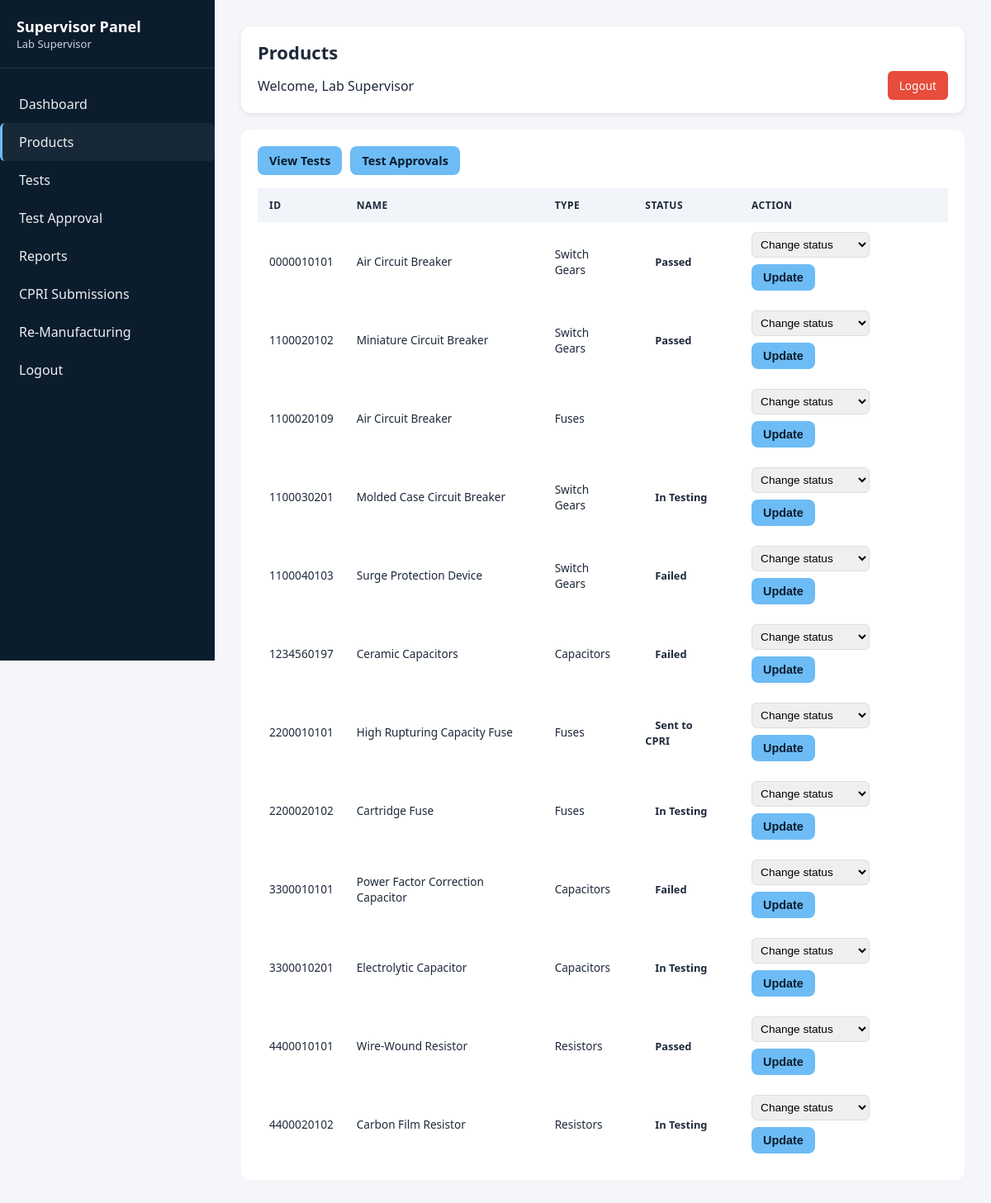
The app's page /backend/supervisor/modules/products/list.php (signed in) with its own data.
### tables this page shows
CREATE TABLE `products` (
  `product_id` varchar(10) NOT NULL,
  `product_type_id` int(11) NOT NULL,
  `product_name` varchar(150) NOT NULL,
  `product_code` varchar(6) NOT NULL,
  `revision_number` varchar(2) NOT NULL,
  `manufacturing_number` varchar(2) NOT NULL,
  `batch_number` varchar(50) DEFAULT NULL,
  `manufacturing_date` date NOT NULL,
  `quantity` int(11) DEFAULT 1,
  `specifications` text DEFAULT NULL,
  `current_status` enum('In Testing','Passed','Failed','Re-Manufacturing','Sent to CPRI') DEFAULT 'In Testing',
  `cpri_submission_date` date DEFAULT NULL,
  `remarks` text DEFAULT NULL,
  `created_by` int(11) NOT NULL,
  `created_at` timestamp NOT NULL DEFAULT current_timestamp(),
  `updated_at` timestamp NOT NULL DEFAULT current_timestamp() ON UPDATE current_timestamp()
);

CREATE TABLE `product_types` (
  `product_type_id` int(11) NOT NULL,
  `product_type_code` varchar(10) NOT NULL,
  `product_type_name` varchar(100) NOT NULL,
  `description` text DEFAULT NULL,
  `is_active` tinyint(1) DEFAULT 1,
  `created_at` timestamp NOT NULL DEFAULT current_timestamp()
);

### backend/supervisor/modules/products/list.php (the view, shortened to what this page needs)
<?php
require_once "../../../config/database.php";
require_once "../../../includes/functions.php";
$user_name = isset($_SESSION['full_name']) ? $_SESSION['full_name'] : 'Supervisor';
$status = $_GET['status'] ?? null;
$query = "SELECT p.*, pt.product_type_name
    FROM products p
    JOIN product_types pt ON p.product_type_id = pt.product_type_id";
if ($status) {
    $query .= " WHERE p.current_status = ?";
    $stmt = $conn->prepare($query);
    $stmt->bind_param("s", $status);
} else {
    $stmt = $conn->prepare($query);
}
$stmt->execute();
$products = $stmt->get_result()->fetch_all(MYSQLI_ASSOC);
?>
<!DOCTYPE html>
<html lang="en">
<head>
<link rel="stylesheet" href="../../public/style.css">
</head>
<body>
    <div class="dashboard-container">
        <aside class="sidebar">
            <div class="sidebar-header">
                <h2>Supervisor Panel</h2>
                <p><?php echo htmlspecialchars($user_name); ?></p>
            </div>
            <ul class="sidebar-menu">
                <li><a href="../../index.php">Dashboard</a></li>
                <li><a href="list.php" class="active">Products</a></li>
                <li><a href="tests.php">Tests</a></li>
                <li><a href="test_approval.php">Test Approval</a></li>
                <li><a href="../reports/index.php">Reports</a></li>
                <li><a href="../cpri/list.php">CPRI Submissions</a></li>
                <li><a href="../remanufacturing/list.php">Re-Manufacturing</a></li>
                <li><a href="../../../logout.php">Logout</a></li>
            </ul>
        </aside>
        <main class="main-content">
            <div class="top-bar">
                <h1>Products <?= $status ? "($status)" : "" ?></h1>
                <div class="user-info">
                    <span>Welcome, <?php echo htmlspecialchars($user_name); ?></span>
                    <a href="../../../logout.php" class="logout-btn">Logout</a>
                </div>
            </div>
            <div class="content-section">
                <div style="margin-bottom:10px; display:flex; gap: 10px; width:100%;"><a href="tests.php" class="btn">View Tests</a> <a href="test_approval.php" class="btn">Test Approvals</a></div>
                <div class="table-responsive">
                <table>
                    <thead>
                        <tr>
                            <th>ID</th>
                            <th>Name</th>
                            <th>Type</th>
                            <th>Status</th>
                            <th>Action</th>
                        </tr>
                    </thead>
                    <tbody>
                        <?php foreach ($products as $p): ?>
                        <tr>
                            <td><?php echo htmlspecialchars($p['product_id']); ?></td>
                            <td><?php echo htmlspecialchars($p['product_name']); ?></td>
                            <td><?php echo htmlspecialchars($p['product_type_name']); ?></td>
                            <td><span class="status-badge <?php echo htmlspecialchars($status_class = (isset($p['current_status'])?str_replace(' ','',strtolower($p['current_status'])):'')); ?>"><?php echo htmlspecialchars($p['current_status']); ?></span></td>
                            <td>
                                <form method="post" action="update-product-status.php" style="display:flex;gap:8px;align-items:center;">
                                    <select name="new_status" required style="padding:6px;border-radius:6px;border:1px solid #ddd;">
                                        <option value="">Change status</option>
                                    </select>
                                    <button type="submit" class="btn" style="background:rgb(109,188,246);border:none;">Update</button>
                                </form>
                            </td>
                        </tr>
                        <?php endforeach; ?>
                    </tbody>
                </table>
                        </div>
            </div>
        </main>
    </div>
</body>
</html>

### backend/supervisor/public/style.css (style rules this page uses)
:root { --navy:#0b1c2d; --text:#1e293b; --accent:#6dbcf6; --glass:#ffffff; --success:#d4edda; --success-text:#155724; --error:#f8d7da; --error-text:#721c24; --info:#d1ecf1; --info-text:#0c5460; --warning:#fff3cd; --warning-text:#856404; --purple:#f0e6ff; --purple-text:#4b2c6f; }
* { margin:0; padding:0; box-sizing:border-box; }
body { font-family:"Segoe UI",sans-serif; background:#f4f6f9; color:var(--text); overflow-x:hidden; }
.dashboard-container { display:flex; width:100%; min-height:100vh; }
.sidebar { width:260px; background:var(--navy); color:#fff; padding:20px 0; height:100vh; position:sticky; top:0; flex-shrink:0; }
.sidebar-header { padding:0 20px 20px; border-bottom:1px solid rgba(255,255,255,0.1); }
.sidebar-header h2 { font-size:18px; }
.sidebar-header p { font-size:13px;color:#cbd5e1; }
.sidebar-menu { list-style:none;padding:20px 0; }
.sidebar-menu a { display:block; padding:12px 20px; text-decoration:none; color:#fff; transition:.3s; }
.sidebar-menu a { display:block; padding:12px 20px; color:#ecf0f1; border-left:3px solid transparent; border-radius:6px; transition:0.3s; }
.sidebar-menu a:hover, .sidebar-menu a.active { background: rgba(255,255,255,0.05); border-left:3px solid var(--accent); }
.main-content { flex:1; padding:24px; width:100%; min-width:0; }
.top-bar { background:#fff; border-radius:12px; padding:16px 20px; margin-bottom:20px; display:flex; flex-wrap:wrap; width:100%; box-shadow:0 2px 6px rgba(0,0,0,.08); }
.top-bar h1 { width:100%; font-size:22px; margin-bottom:8px; }
.user-info { width:100%; display:flex; justify-content:space-between; align-items:center; }
.logout-btn { background:#e74c3c; color:#fff; padding:8px 14px; border-radius:6px; text-decoration:none; font-size:.85rem; }
.content-section { background:#fff; padding:20px; border-radius:12px; width:100%; }
.content-section > div { display:flex; gap:12px; width:100%; flex-wrap:wrap; }
.content-section .btn { background:var(--accent); color:var(--navy); padding:8px 14px; border-radius:8px; text-decoration:none; font-size:.9rem; }
.table-responsive { width:100%; overflow-x:auto; margin-top:16px; }
table { width:100%; min-width:720px; border-collapse:collapse; }
th,td { padding:12px; text-align:left; font-size:.9rem; }
th { background:#f1f5f9; text-transform:uppercase; font-size:.8rem; }
.status-badge { padding:6px 12px; border-radius:14px; font-size:.8rem; font-weight:600; }
table form { display:flex; gap:6px; flex-wrap:wrap; }
table select, table button { padding:6px; border-radius:6px; font-size:.85rem; }
table button { background:var(--navy); color:#fff; border:none; }
@media (min-width:1200px) { .main-content { padding:32px; } }
table th, table td { vertical-align: middle; }
.logout-btn { background: #e74c3c; color: white; padding: 8px 14px; border-radius: 6px; text-decoration: none; font-size: 0.9rem; transition: all 0.3s ease; }
.sidebar { width:260px; background:var(--navy); color:#fff; height:100vh; top:0; flex-shrink:0; display:flex; flex-direction:column; }
.sidebar-header { padding:0 20px 20px; border-bottom:1px solid rgba(255,255,255,0.1); flex-shrink:0; }
.sidebar-menu { list-style:none; padding:20px 0; flex:1; overflow-y:auto; overflow-x:hidden; scrollbar-width: thin; scrollbar-color: var(--accent) rgba(255,255,255,0.1); }
.sidebar-menu a { display:block; padding:12px 20px; text-decoration:none; color:#ecf0f1; border-left:3px solid transparent; border-radius:6px; transition:0.3s; }
.content-section table { width:100%; border-collapse:collapse; min-width:720px; }
.content-section th, .content-section td { padding:12px 14px; font-size:0.85rem; text-align:left; vertical-align:middle; }
.content-section th { background:#f1f5f9; font-size:0.75rem; text-transform:uppercase; letter-spacing:0.04em; }
.content-section { overflow-x:auto; }
.btn { display:inline-block; text-decoration:none; border-radius:8px; font-size:0.8rem; padding:6px 14px; font-weight:600; }

### records on screen
products: product_id "0000010101", product_name "Air Circuit Breaker", product_type.product_type_name "Switch Gears", current_status "Passed"
products: product_id "1100020102", product_name "Miniature Circuit Breaker", product_type.product_type_name "Switch Gears", current_status "Passed"
products: product_id "1100020109", product_name "Air Circuit Breaker", product_type.product_type_name "Fuses"
products: product_id "1100030201", product_name "Molded Case Circuit Breaker", product_type.product_type_name "Switch Gears", current_status "In Testing"
products: product_id "1100040103", product_name "Surge Protection Device", product_type.product_type_name "Switch Gears", current_status "Failed"
products: product_id "1234560197", product_name "Ceramic Capacitors", product_type.product_type_name "Capacitors", current_status "Failed"
products: product_id "2200010101", product_name "High Rupturing Capacity Fuse", product_type.product_type_name "Fuses", current_status "Sent to CPRI"
products: product_id "2200020102", product_name "Cartridge Fuse", product_type.product_type_name "Fuses", current_status "In Testing"
products: product_id "3300010101", product_name "Power Factor Correction Capacitor", product_type.product_type_name "Capacitors", current_status "Failed"
products: product_id "3300010201", product_name "Electrolytic Capacitor", product_type.product_type_name "Capacitors", current_status "In Testing"
products: product_id "4400010101", product_name "Wire-Wound Resistor", product_type.product_type_name "Resistors", current_status "Passed"
products: product_id "4400020102", product_name "Carbon Film Resistor", product_type.product_type_name "Resistors", current_status "In Testing"

### other values on screen
$user_name "Lab Supervisor"
